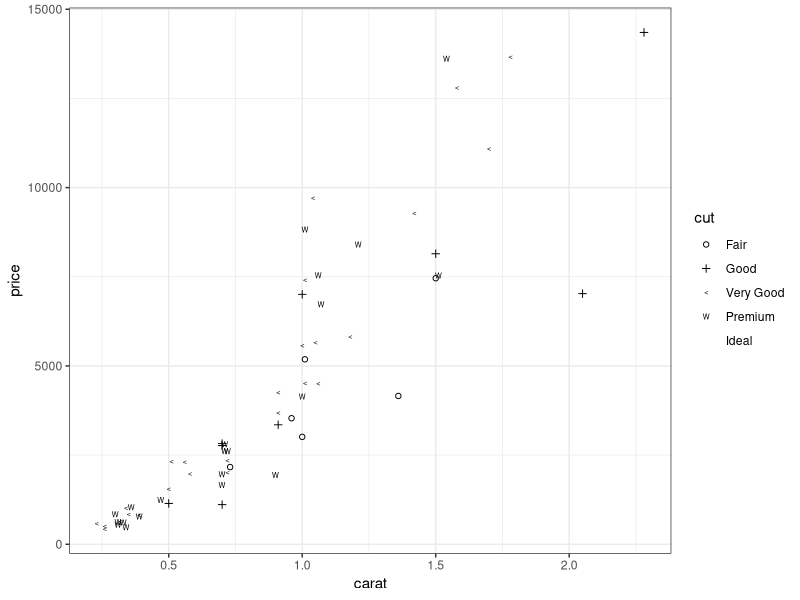
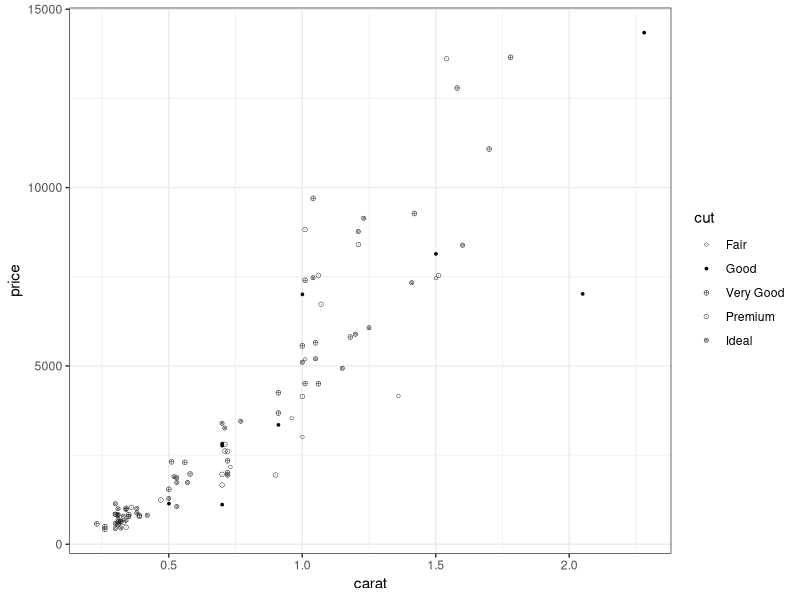

Write R code to recreate these figures, in order.
## ---- chunk 1
library(ggplot2)
library(ggthemes)
## ---- chunk 2

# overlapping symbol palette
dsamp <- diamonds[sample(nrow(diamonds), 100), ]
(qplot(carat, price, data=dsamp, shape=cut)
+ theme_bw() + scale_shape_cleveland())
# non-overlapping symbol palette
(qplot(carat, price, data=dsamp, shape=cut)
+ theme_bw() + scale_shape_cleveland(overlap=FALSE))



